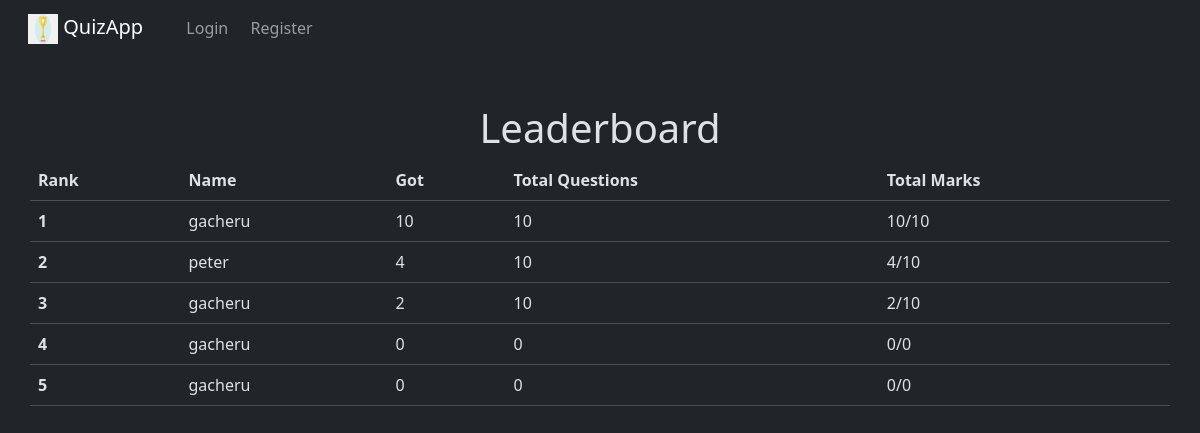
Screenshot of /quiz/leaderboard/ with the database file from the repository.
### quiz/models.py (models this page shows, shortened)
class Mark(models.Model):
    total = models.IntegerField(blank=False)
    got = models.IntegerField(blank=False, default=0)
    user = models.ForeignKey(to=User, on_delete=models.SET_NULL, null=True)

### quiz/views.py (the view)
# urls.py: path("leaderboard/", views.Leaderboard.as_view(), name="leaderboard")
class Leaderboard(View):
    def get(self, request):
        return render(
            request,
            "quiz/leaderboard.html",
            {"results": Mark.objects.all().order_by("-got")[:10]}
        )

### quiz/templates/quiz/leaderboard.html (shortened to what this page needs)
{% extends 'layout.html' %}
{% block body %}
<div class="container mt-5 mb-5">
<div class="row">
  <h1 class="text-center">Leaderboard</h1>
</div>
<div class="row">
  <table class="table">
  <thead>
    <tr>
      <th scope="col">Rank</th>
      <th scope="col">Name</th>
      <th scope="col">Got</th>
      <th scope="col">Total Questions</th>
      <th scope="col">Total Marks</th>
    </tr>
  </thead>
  <tbody>
    {% for result in results %}
    <tr>
      <th scope="row">{{ forloop.counter }}</th>
      <td>{{ result.user.username }}</td>
      <td>{{ result.got }}</td>
      <td>{{ result.total }}</td>
      <td>{{ result.got }}/{{ result.total }}</td>
    </tr>
    {% endfor %}
  </tbody>
</table>
</div>
</div>
{% endblock %}

### rows the page displays
Mark: user.username "gacheru", got "10", total "10"
Mark: user.username "peter", got "4", total "10"
Mark: user.username "gacheru", got "2", total "10"
Mark: user.username "gacheru", got "0", total "0"
Mark: user.username "gacheru", got "0", total "0"
